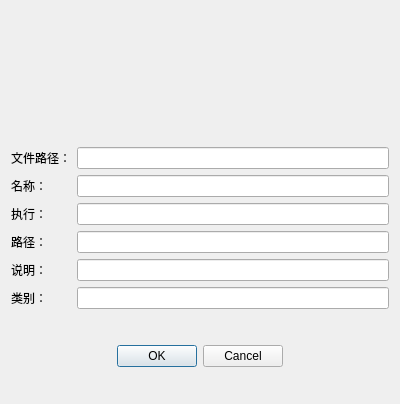
<?xml version="1.0" encoding="UTF-8"?>
<ui version="4.0">
 <class>PropertyDesktop</class>
 <widget class="QDialog" name="PropertyDesktop">
  <property name="geometry">
   <rect>
    <x>0</x>
    <y>0</y>
    <width>400</width>
    <height>404</height>
   </rect>
  </property>
  <property name="windowTitle">
   <string>属性</string>
  </property>
  <layout class="QVBoxLayout" name="verticalLayout_5">
   <property name="bottomMargin">
    <number>5</number>
   </property>
   <item>
    <layout class="QGridLayout" name="gridLayout">
     <item row="2" column="0">
      <widget class="QLabel" name="label_name">
       <property name="sizePolicy">
        <sizepolicy hsizetype="Fixed" vsizetype="Preferred">
         <horstretch>0</horstretch>
         <verstretch>0</verstretch>
        </sizepolicy>
       </property>
       <property name="text">
        <string>名称：</string>
       </property>
      </widget>
     </item>
     <item row="5" column="0">
      <widget class="QLabel" name="label_comment">
       <property name="text">
        <string>说明：</string>
       </property>
      </widget>
     </item>
     <item row="4" column="0">
      <widget class="QLabel" name="label_path">
       <property name="text">
        <string>路径：</string>
       </property>
      </widget>
     </item>
     <item row="3" column="0">
      <widget class="QLabel" name="label_exec">
       <property name="text">
        <string>执行：</string>
       </property>
      </widget>
     </item>
     <item row="6" column="0">
      <widget class="QLabel" name="label_categories">
       <property name="text">
        <string>类别：</string>
       </property>
      </widget>
     </item>
     <item row="1" column="0">
      <widget class="QLabel" name="label_filename">
       <property name="text">
        <string>文件路径：</string>
       </property>
      </widget>
     </item>
     <item row="1" column="1">
      <widget class="QLineEdit" name="lineEdit_filepath">
       <property name="readOnly">
        <bool>true</bool>
       </property>
      </widget>
     </item>
     <item row="2" column="1">
      <widget class="QLineEdit" name="lineEdit_name"/>
     </item>
     <item row="3" column="1">
      <widget class="QLineEdit" name="lineEdit_exec"/>
     </item>
     <item row="4" column="1">
      <widget class="QLineEdit" name="lineEdit_path"/>
     </item>
     <item row="5" column="1">
      <widget class="QLineEdit" name="lineEdit_comment"/>
     </item>
     <item row="6" column="1">
      <widget class="QLineEdit" name="lineEdit_categories"/>
     </item>
     <item row="0" column="0" colspan="2">
      <layout class="QHBoxLayout" name="horizontalLayout">
       <item>
        <widget class="QPushButton" name="pushButton_icon">
         <property name="sizePolicy">
          <sizepolicy hsizetype="Fixed" vsizetype="Fixed">
           <horstretch>0</horstretch>
           <verstretch>0</verstretch>
          </sizepolicy>
         </property>
         <property name="minimumSize">
          <size>
           <width>100</width>
           <height>100</height>
          </size>
         </property>
         <property name="maximumSize">
          <size>
           <width>100</width>
           <height>100</height>
          </size>
         </property>
         <property name="cursor">
          <cursorShape>PointingHandCursor</cursorShape>
         </property>
         <property name="iconSize">
          <size>
           <width>90</width>
           <height>90</height>
          </size>
         </property>
         <property name="flat">
          <bool>true</bool>
         </property>
        </widget>
       </item>
      </layout>
     </item>
    </layout>
   </item>
   <item>
    <widget class="QDialogButtonBox" name="buttonBox">
     <property name="orientation">
      <enum>Qt::Horizontal</enum>
     </property>
     <property name="standardButtons">
      <set>QDialogButtonBox::Cancel|QDialogButtonBox::Ok</set>
     </property>
     <property name="centerButtons">
      <bool>true</bool>
     </property>
    </widget>
   </item>
  </layout>
 </widget>
 <tabstops>
  <tabstop>lineEdit_name</tabstop>
  <tabstop>lineEdit_exec</tabstop>
  <tabstop>lineEdit_path</tabstop>
  <tabstop>lineEdit_comment</tabstop>
  <tabstop>lineEdit_categories</tabstop>
 </tabstops>
 <resources/>
 <connections>
  <connection>
   <sender>buttonBox</sender>
   <signal>accepted()</signal>
   <receiver>PropertyDesktop</receiver>
   <slot>accept()</slot>
   <hints>
    <hint type="sourcelabel">
     <x>248</x>
     <y>254</y>
    </hint>
    <hint type="destinationlabel">
     <x>157</x>
     <y>274</y>
    </hint>
   </hints>
  </connection>
  <connection>
   <sender>buttonBox</sender>
   <signal>rejected()</signal>
   <receiver>PropertyDesktop</receiver>
   <slot>reject()</slot>
   <hints>
    <hint type="sourcelabel">
     <x>316</x>
     <y>260</y>
    </hint>
    <hint type="destinationlabel">
     <x>286</x>
     <y>274</y>
    </hint>
   </hints>
  </connection>
 </connections>
</ui>
